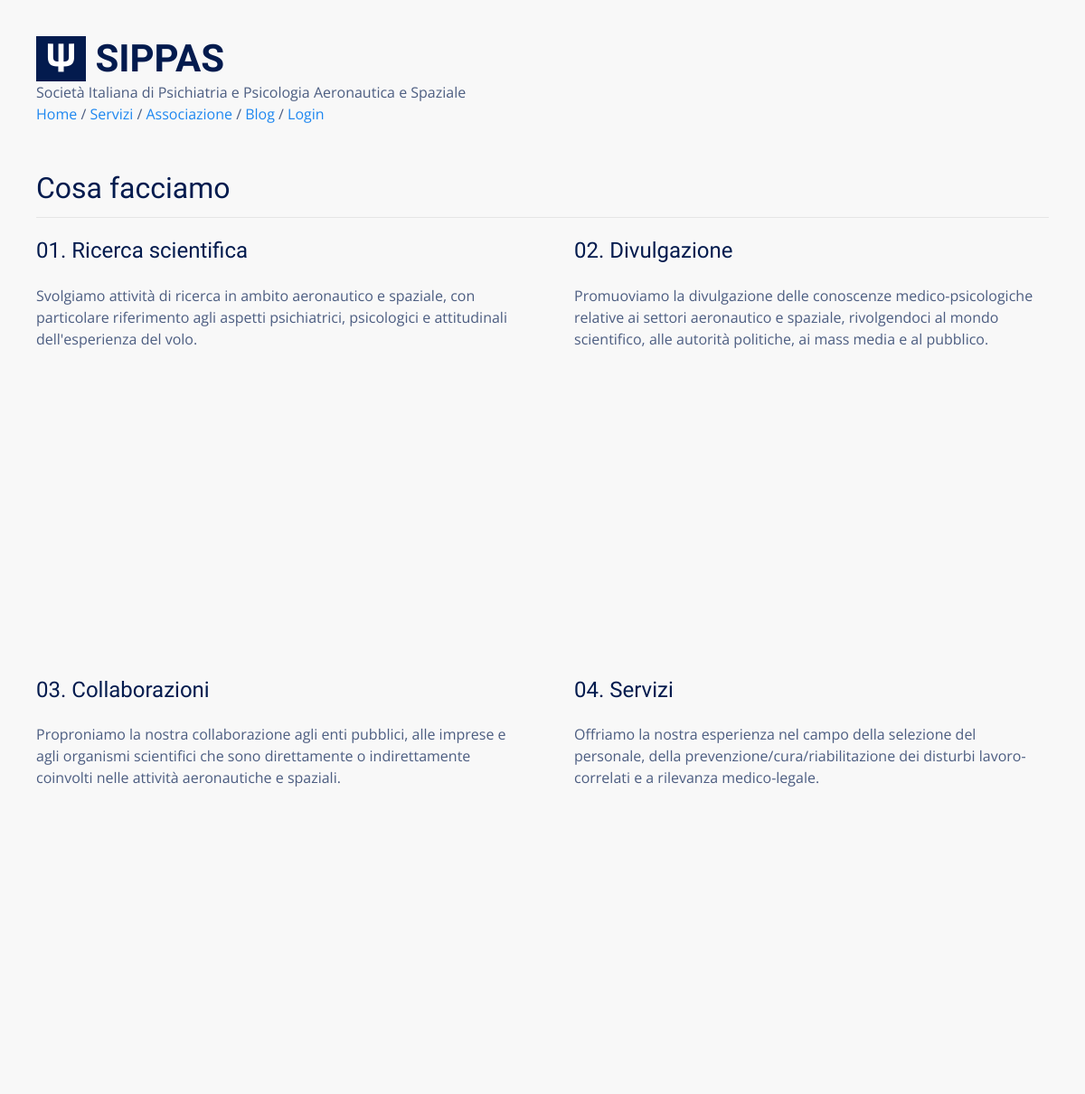
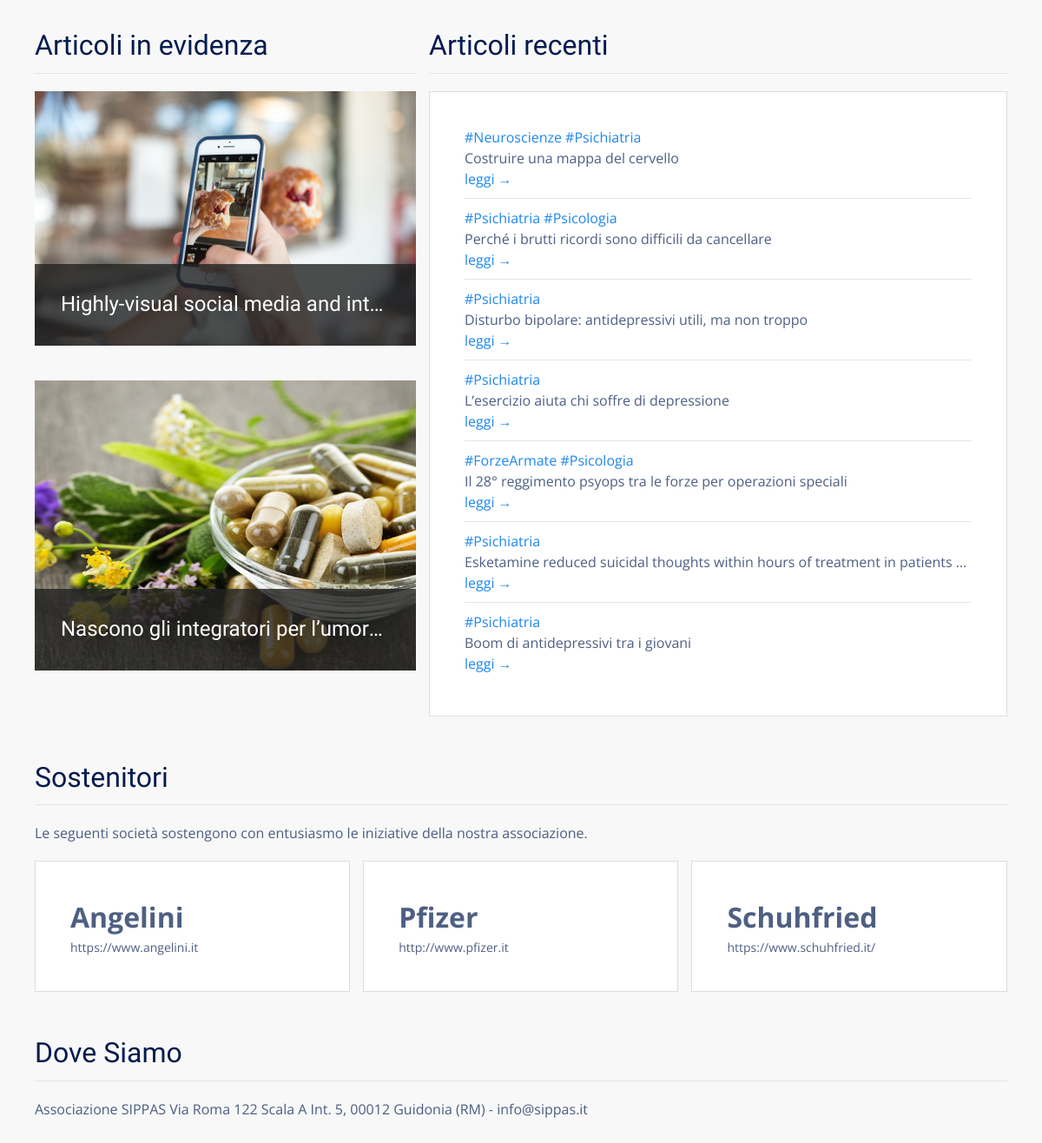
The page / on the database its author committed (2 pictures, top to bottom).
### tables this page shows
CREATE TABLE "posts" (
  "id" integer NOT NULL PRIMARY KEY AUTOINCREMENT,
  "title" text,
  "body" TEXT,
  "teaser" text,
  "tags" TEXT,
  "is_sticky" integer,
  "author_id" text,
  "created_at" TEXT,
  "updated_at" text,
  "published_at" TEXT
);

### flaskApp/blueprints/main/routes.py (the view)
@bp_main.route("/")
@cache.cached()
def index():
  stickies = query_db('SELECT * FROM posts WHERE is_sticky == 1 ORDER BY id DESC LIMIT 2')
  latest = query_db('SELECT * FROM posts  WHERE is_sticky == 0 ORDER BY id DESC LIMIT {}'.format(4 if len(stickies) < 2 else 7))
  return render_template("main/index.html", latests=latest, stickies=stickies )

### flaskApp/db/sqlite.py (called while the page is built)
def get_db():
  if "db" not in g:
    g.db = sqlite3.connect(
      db_path,
      detect_types = sqlite3.PARSE_DECLTYPES,
      isolation_level = "DEFERRED"
    )
    g.db.cursor().execute("PRAGMA journal_mode=WAL")
    g.db.row_factory = sqlite3.Row
  return g.db

def query_db(query, args=(), one = False):
  with closing(get_db().cursor().execute(query, args)) as cur:
    rv = cur.fetchall()
    return (rv[0] if rv else None) if one else rv

### flaskApp/blueprints/main/templates/main/index.html
{% extends 'base.html' %}
{% block content %}
<div class="uk-section">
  <div class="uk-container">
    <h2 class="uk-heading-divider">Cosa facciamo</h2>
    <div class="uk-grid uk-grid-large uk-child-width-1-2@m">
      <div class="uk-margin">
        <h3>01. Ricerca scientifica</h3>
        <p>Svolgiamo attività di ricerca in ambito aeronautico e spaziale, con particolare riferimento agli aspetti
          psichiatrici, psicologici e attitudinali dell'esperienza del volo.</p>
        <div class="uk-height-medium uk-flex uk-flex-center uk-flex-middle uk-background-cover uk-light"
          data-src="{{ url_for('static', filename='img/research.jpg') }}" uk-img="">
        </div>
      </div>
      <div class="uk-margin uk-margin-remove-top">
        <h3>02. Divulgazione</h3>
        <p>Promuoviamo la divulgazione delle conoscenze medico-psicologiche relative ai settori aeronautico e
          spaziale, rivolgendoci al mondo scientifico, alle autorità politiche, ai mass media e al pubblico.</p>
        <div class="uk-height-medium uk-flex uk-flex-center uk-flex-middle uk-background-cover uk-light"
          data-src="{{ url_for('static', filename='img/tell.jpg') }}" uk-img="">
        </div>
      </div>
      <div class="uk-margin">
        <h3>03. Collaborazioni</h3>
        <p>Proproniamo la nostra collaborazione agli enti pubblici, alle imprese e agli organismi scientifici che
          sono direttamente o indirettamente coinvolti nelle attività aeronautiche e spaziali.</p>
        <div class="uk-height-medium uk-flex uk-flex-center uk-flex-middle uk-background-cover uk-light"
          data-src="{{ url_for('static', filename='img/teamwork.jpg') }}" uk-img="">
        </div>
      </div>
      <div class="uk-margin">
        <h3>04. Servizi</h3>
        <p>Offriamo la nostra esperienza nel campo della selezione del personale, della
          prevenzione/cura/riabilitazione dei disturbi lavoro-correlati e a rilevanza medico-legale.</p>
        <div class="uk-height-medium uk-flex uk-flex-center uk-flex-middle uk-background-cover uk-light"
          data-src="{{ url_for('static', filename='img/services.jpg') }}" uk-img="">
        </div>
      </div>
    </div>
  </div>
</div>
<div class="uk-section">
  <div class="uk-container">
    <div class="uk-grid uk-grid-small">
      <div class="uk-margin uk-width-2-5@s">
        <h2 class="uk-heading-divider">Articoli in evidenza</h2>
        <div class="uk-child-width-1-1" uk-grid>
          {% for s in stickies %}
          <div>
            <div class="uk-inline">
              <img src="{{ url_for('static', filename='blog/'+s.id |string+'/'+s.teaser) }}" alt="">
              <div class="uk-overlay uk-overlay-primary uk-position-bottom">
                <h3 class="uk-text-truncate"><a href="{{ url_for('blog.view_post', id=s.id) }}">{{ s.title }}</a></h3>
              </div>
            </div>
          </div>
          {% endfor %}
        </div>
      </div>
      <div class="uk-width-expand uk-margin uk-margin-remove-top">
        <h2 class="uk-heading-divider">Articoli recenti</h2>
        <div class="uk-card uk-card-default">
          <div class="uk-card-body">
            <ul class="uk-list uk-list-divider uk-margin-medium">
              {% for l in latests %}
              <li class="uk-text-truncate uk-padding-vertical uk-padding-horizontal-small">
                {% for tag in l.tags.split(' ') %}
                <a href="{{ url_for('blog.posts_tagged', tag=tag) }}">{{ tag }}</a>
                {% endfor %}<br>
                {{ l.title | capitalize }}<br>
                <a href="{{ url_for('blog.view_post', id=l.id) }}">leggi &rarr;</a><br>
              </li>
              {% endfor %}
            </ul>
          </div>
        </div>
      </div>
    </div>
  </div>
</div>
<div class="uk-section">
  <div class="uk-container">
    <h2 class="uk-heading-divider">Sostenitori</h2>
    <p>Le seguenti società sostengono con entusiasmo le iniziative della nostra associazione.</p>
    <div class="uk-child-width-1-2@m uk-child-width-1-3@l uk-grid uk-grid-match uk-grid-stack uk-grid-small" uk-grid="">
      <div class="uk-first-column">
        <div class="uk-card uk-card-default uk-grid uk-grid-collapse uk-margin uk-grid-stack" uk-grid="">
          <div class="uk-first-column">
            <div class="uk-card-body">
              <p style="font-size:2em" class="uk-text-bold uk-margin-remove-bottom uk-width-expand">Angelini</p>
              <p class="uk-margin-remove-top uk-text-small"><a class="uk-link uk-link-text"
                  href="https://www.angelini.it" target="_blank">
                  https://www.angelini.it
                </a></p>
            </div>
          </div>
        </div>
      </div>
      <div class="uk-grid-margin uk-first-column">
        <div class="uk-card uk-card-default uk-grid uk-grid-collapse uk-margin uk-grid-stack" uk-grid="">
          <div class="uk-first-column">
            <div class="uk-card-body">
              <p style="font-size:2em" class="uk-text-bold uk-margin-remove-bottom uk-width-expand">Pfizer</p>
              <p class="uk-margin-remove-top uk-text-small"><a class="uk-link uk-link-text" href="http://www.pfizer.it"
                  target="_blank">
                  http://www.pfizer.it
                </a></p>
            </div>
          </div>
        </div>
      </div>
      <div class="uk-grid-margin uk-first-column">
        <div class="uk-card uk-card-default uk-grid uk-grid-collapse uk-margin uk-grid-stack" uk-grid="">
          <div class="uk-first-column">
            <div class="uk-card-body">
              <p style="font-size:2em" class="uk-text-bold uk-margin-remove-bottom uk-width-expand">Schuhfried</p>
              <p class="uk-margin-remove-top uk-text-small"><a class="uk-link uk-link-text"
                  href="https://www.schuhfried.it/" target="_blank">
                  https://www.schuhfried.it/
                </a></p>
            </div>
          </div>
        </div>
      </div>
    </div>
  </div>
</div>
<div class="uk-section uk-margin-top">
  <div class="uk-container">
    <h2 class="uk-heading-divider">Dove Siamo</h2>
    <p>Associazione SIPPAS Via Roma 122 Scala A Int. 5, 00012 Guidonia (RM) - info@sippas.it</p>
  </div>
</div>
{% endblock %}

### flaskApp/templates/base.html (shortened to what this page needs)
<html lang="it">
<head>
  <link rel="stylesheet" href="{{ url_for('static', filename='css/vendor/uikit.min.css') }}">
</head>
<body>
  {% block navbar %}
    {% include 'navbar.html' %}
  {% endblock %}
  <div class="uk-container uk-margin-large-bottom">
    {% block content %}
    {% endblock %}
  </div>
</body>
</html>

### flaskApp/templates/navbar.html
<div class="uk-container uk-margin-large uk-margin-bottom">
  <h1 class="uk-margin-medium-top uk-margin-remove-bottom">
    <span style="display: inline-block;background-color:#031b4e;color:#fff;padding:0px 10px">𝚿</span>
    <span class="uk-text-bold">SIPPAS</span>
  </h1>
  <p class="uk-margin-remove-vertical">
    Società Italiana di Psichiatria e Psicologia Aeronautica e Spaziale<br>
  </p>
  <a href="{{ url_for('main.index') }}">Home</a> /
  <a href="{{ url_for('main.services') }}">Servizi</a> /
  <a href="{{ url_for('main.gild') }}">Associazione</a> /
  <a href="{{ url_for('blog.posts') }}">Blog</a> /
  {% if current_user.is_authenticated %}
    <a href="{{ url_for('blog.dashboard') }}">Dashboard</a> /
    <a href="{{ url_for('users.logout') }}">Logout</a>
  {% else %}
    <a href="{{ url_for('users.login') }}">Login</a>
  {% endif %}
</div>

### flaskApp/templates/base.html (style rules this page uses)
html { font-family: 'Open Sans', sans-serif; font-size: 16px; font-weight: normal; line-height: 1.5; background: #f8f8f8; color: rgba(3,27,78,0.7) !important; }
h1, .uk-h1, h2, .uk-h2, h3, .uk-h3, h4, .uk-h4, h5, .uk-h5, h6, .uk-h6 { font-family: 'Yanone Kaffeesatz', sans-serif; margin: 0 0 20px 0; font-weight: normal; color: #031b4e; text-transform: none; }
li { margin-bottom: 8px; }
.uk-section { padding: 0px; padding-top: 30px; }
.uk-card-default { color: rgba(3,27,78,0.7) !important; box-shadow: none; border: 1px solid #ddd; }

### rows shown on the page
posts: id+teaser (picture), title "Highly-visual social media and int…"
posts: id+teaser (picture), title "Nascono gli integratori per l’umor…"
posts: tag "#Neuroscienze" "#Psichiatria", title "Costruire una mappa del cervello"
posts: tag "#Psichiatria" "#Psicologia", title "Perché i brutti ricordi sono difficili da cancellare"
posts: tags "#Psichiatria", title "Disturbo bipolare: antidepressivi utili, ma non troppo"
posts: tags "#Psichiatria", title "L’esercizio aiuta chi soffre di depressione"
posts: tag "#ForzeArmate" "#Psicologia", title "Il 28° reggimento psyops tra le forze per operazioni speciali"
posts: tags "#Psichiatria", title "Esketamine reduced suicidal thoughts within hours of treatment in patients…"
posts: tags "#Psichiatria", title "Boom di antidepressivi tra i giovani"
